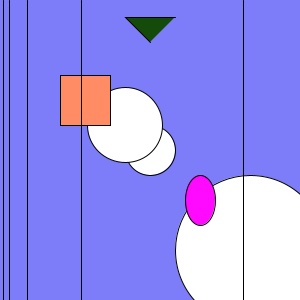
Frame 1 (no input)
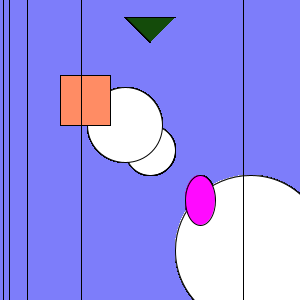
Frame 60 (the mouse pressed at the canvas centre just before this capture)
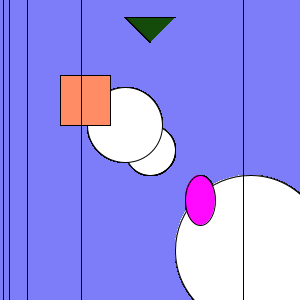
Frame 120 (the mouse held since frame 60 and released just before this capture)

The Processing sketch that drew these frames (run headless with seeded random() and noise(); from frame 60 on, the mouse is pressed at the canvas centre):

// Processing sketch: processing_109840
// ── processing_109840.pde

void setup()
{
  size(300,300);
  background(125,125,250);
}

void draw()
{
  float x=150, y=150, diam=50;
  float newx=width/2,newy=height/7;
  float linex=3;
  fill(255);
  ellipse(x,y,diam,diam);
  x+=100;
  y+=100;
  diam+=100;
  ellipse(x,y,diam,diam);
  x=x/2;
  y=y/2;
  diam=diam/2;
  ellipse(x,y,diam,diam);
  fill(255,140,100);
  rect(width/5,height/4,50,50);
  fill(20,75,10);
  beginShape();
  vertex(newx,newy);
  vertex(newx-25,newy-25);
  vertex(newx+25,newy-25);
  endShape();
  fill(255,10,255);
  ellipse(width/1.5,height/1.5,30,50);
  line(linex,0,linex,height);
  line(linex*linex,0,linex*linex,height);
  line(linex*linex*linex,0,linex*linex*linex,height);
  line(linex*linex*linex*linex,0,linex*linex*linex*linex,height);
  line(linex*linex*linex*linex*linex,0,linex*linex*linex*linex*linex,height);
}
